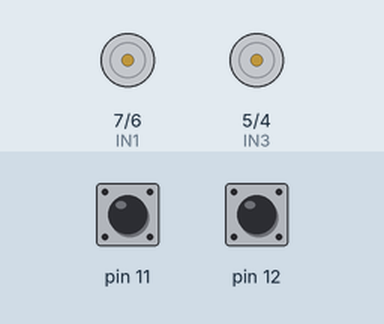
The sketch below on a simulated Arduino Uno, built with avr-gcc and run on an emulated ATmega328P. Parts: motor-driver pin pairs drawn as motors (green arrow = first pin HIGH = forward, orange = second pin HIGH = backward, longer = more drive, scaled by the enable pin). Inputs (shaded band) come from the test bench; at power-on: pin 11 HIGH, pin 12 HIGH.

Above: at 1.2 s.
1.3 s: pin 11 pulled LOW for 0.15 s
At 1.4 s:
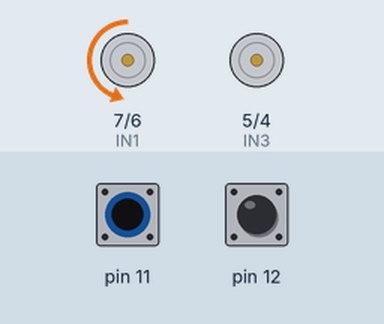
3.0 s: pin 12 pulled LOW for 0.15 s
At 3.6 s:
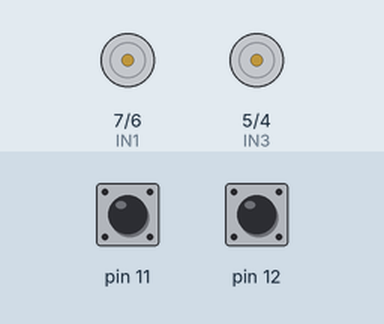
4.7 s: pin 11 pulled LOW for 1 s
At 5.5 s:
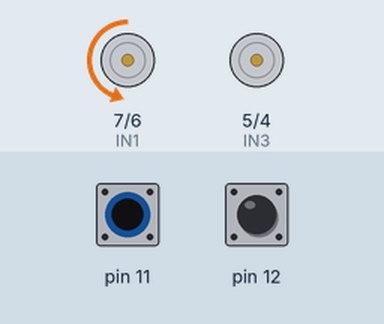
7.2 s: pin 11 pulled LOW for 3.2 s
At 11.6 s:
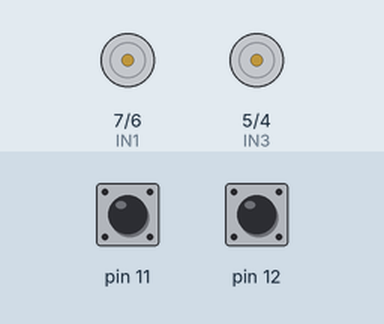
11.9 s: pin 12 pulled LOW for 3.2 s
At 12.4 s:
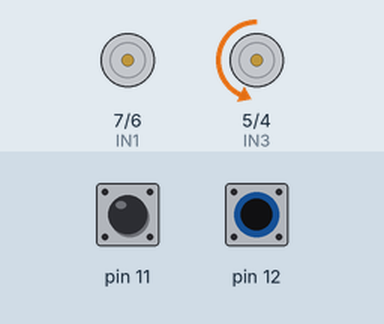
16.6 s: pin 11 driven LOW and pin 12 driven LOW
At 17.6 s:
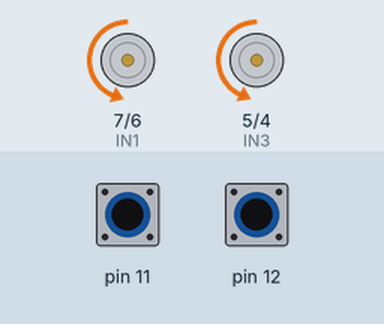
Timing chart, 0 to 19.1 s (numbered marks = the images above; inputs shaded):
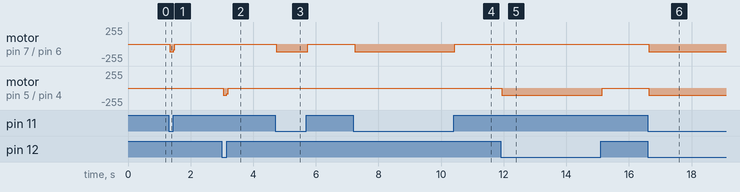

The sketch:

masinuta_prototip_1.ino
```cpp
const int IN1 = 7;
const int IN2 = 6;
const int IN3 = 5;
const int IN4 = 4;

const int ENA = 9;
const int ENB = 3;
void setup() {
  pinMode (IN1, OUTPUT);
  pinMode (IN2, OUTPUT);
  pinMode (IN3, OUTPUT);
  pinMode(IN4, OUTPUT);
  pinMode (ENA, OUTPUT);
  pinMode(ENB, OUTPUT);


  pinMode(12, INPUT_PULLUP);
  pinMode(11, INPUT_PULLUP);


}

void loop() {
  //directie fata
  if (digitalRead(12) == LOW)
  {
    analogWrite (ENA, 225);
    analogWrite (ENB, 225);
    digitalWrite (IN1, LOW);
    digitalWrite (IN2, LOW);
    digitalWrite (IN3,LOW);
    digitalWrite (IN4, HIGH);
  } else
  {

    analogWrite (ENA, 225);
    analogWrite (ENB, 225);
    digitalWrite (IN1, LOW);
    digitalWrite (IN2, LOW);
    digitalWrite (IN3, LOW);
    digitalWrite (IN4, LOW);
  }

 //directie spate
  if (digitalRead(11) == LOW)
  {
    analogWrite (ENA, 225);
    analogWrite (ENB, 225);
    digitalWrite (IN1, LOW);
    digitalWrite (IN2, HIGH);
    digitalWrite (IN3, LOW);
    digitalWrite (IN4, LOW);
  } else
  {
    analogWrite (ENA, 225);
    analogWrite (ENB, 225);
    digitalWrite (IN1, LOW);
    digitalWrite (IN2, LOW);
    digitalWrite (IN3, LOW);
    digitalWrite (IN4, LOW);
  }
}
```

Measured:
- after the input at 1.3 s, motor on pin 7 (IN1) / pin 6 (IN2): stopped → backward 114/255 at once, → stopped 0.12 s later
- after the input at 3.0 s, motor on pin 5 (IN3) / pin 4 (IN4): stopped → backward 112/255 at once, → stopped 0.12 s later
- after the input at 4.7 s, motor on pin 7 (IN1) / pin 6 (IN2): stopped → backward 114/255 at once, → stopped 1.0 s later
- after the input at 7.2 s, motor on pin 7 (IN1) / pin 6 (IN2): stopped → backward 114/255 at once, → stopped 3.2 s later
- after the input at 11.9 s, motor on pin 5 (IN3) / pin 4 (IN4): stopped → backward 112/255 at once, → stopped 3.2 s later
- after the input at 16.6 s, motor on pin 7 (IN1) / pin 6 (IN2): stopped → backward 114/255 at once; motor on pin 5 (IN3) / pin 4 (IN4): stopped → backward 111/255 at once
